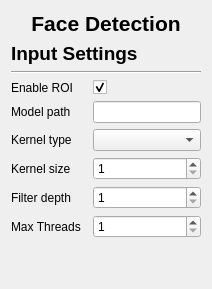
     <widget class="QWidget" name="RoiTab">
      <attribute name="title">
       <string>RoI</string>
      </attribute>
      <layout class="QGridLayout" name="gridLayout_7">
       <item row="5" column="0">
        <widget class="QLabel" name="label_30">
         <property name="text">
          <string>Kernel type</string>
         </property>
        </widget>
       </item>
       <item row="6" column="0">
        <widget class="QLabel" name="label_31">
         <property name="text">
          <string>Kernel size</string>
         </property>
        </widget>
       </item>
       <item row="2" column="0" colspan="3">
        <widget class="Line" name="line_9">
         <property name="orientation">
          <enum>Qt::Horizontal</enum>
         </property>
        </widget>
       </item>
       <item row="0" column="0" colspan="3">
        <widget class="QLabel" name="label_29">
         <property name="font">
          <font>
           <pointsize>16</pointsize>
           <bold>true</bold>
          </font>
         </property>
         <property name="text">
          <string>Face Detection</string>
         </property>
         <property name="alignment">
          <set>Qt::AlignCenter</set>
         </property>
        </widget>
       </item>
       <item row="9" column="0" colspan="3">
        <spacer name="verticalSpacer_7">
         <property name="orientation">
          <enum>Qt::Vertical</enum>
         </property>
         <property name="sizeHint" stdset="0">
          <size>
           <width>20</width>
           <height>40</height>
          </size>
         </property>
        </spacer>
       </item>
       <item row="8" column="0">
        <widget class="QLabel" name="label_14">
         <property name="text">
          <string>Max Threads</string>
         </property>
        </widget>
       </item>
       <item row="6" column="2">
        <widget class="QSpinBox" name="kernel_size">
         <property name="minimum">
          <number>1</number>
         </property>
        </widget>
       </item>
       <item row="7" column="0">
        <widget class="QLabel" name="label_32">
         <property name="text">
          <string>Filter depth</string>
         </property>
        </widget>
       </item>
       <item row="7" column="2">
        <widget class="QSpinBox" name="filter_depth">
         <property name="minimum">
          <number>1</number>
         </property>
        </widget>
       </item>
       <item row="8" column="2">
        <widget class="QSpinBox" name="roi_threads">
         <property name="minimum">
          <number>1</number>
         </property>
        </widget>
       </item>
       <item row="4" column="0">
        <widget class="QLabel" name="model_label">
         <property name="text">
          <string>Model path</string>
         </property>
        </widget>
       </item>
       <item row="4" column="2">
        <widget class="QLineEdit" name="model_path">
         <property name="text">
          <string/>
         </property>
        </widget>
       </item>
       <item row="1" column="0" colspan="3">
        <widget class="QLabel" name="Input_1">
         <property name="font">
          <font>
           <pointsize>14</pointsize>
           <bold>true</bold>
          </font>
         </property>
         <property name="text">
          <string>Input Settings</string>
         </property>
        </widget>
       </item>
       <item row="5" column="2">
        <widget class="QComboBox" name="kernel_type"/>
       </item>
       <item row="3" column="0">
        <widget class="QLabel" name="label_34">
         <property name="text">
          <string>Enable ROI</string>
         </property>
        </widget>
       </item>
       <item row="3" column="2">
        <widget class="QCheckBox" name="roi_enabled">
         <property name="text">
          <string/>
         </property>
         <property name="checked">
          <bool>true</bool>
         </property>
        </widget>
       </item>
      </layout>
     </widget>
